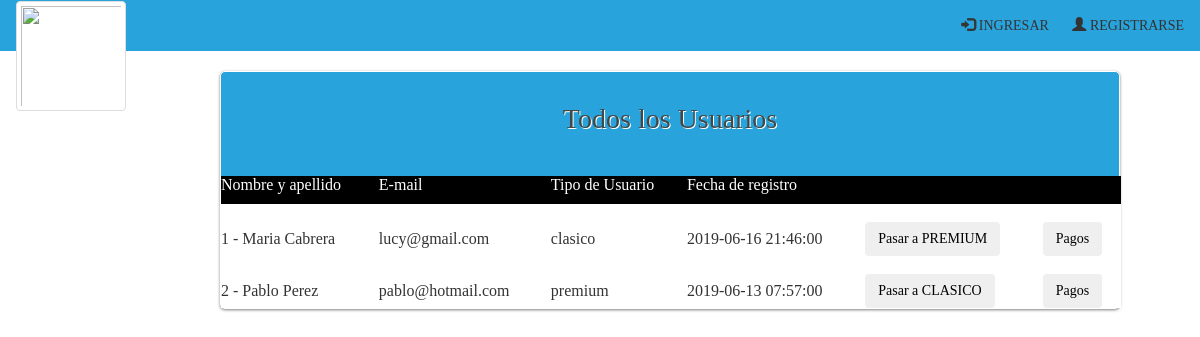
/listarTodosLosUsuarios.php, run on an earlier commit of the app's database.
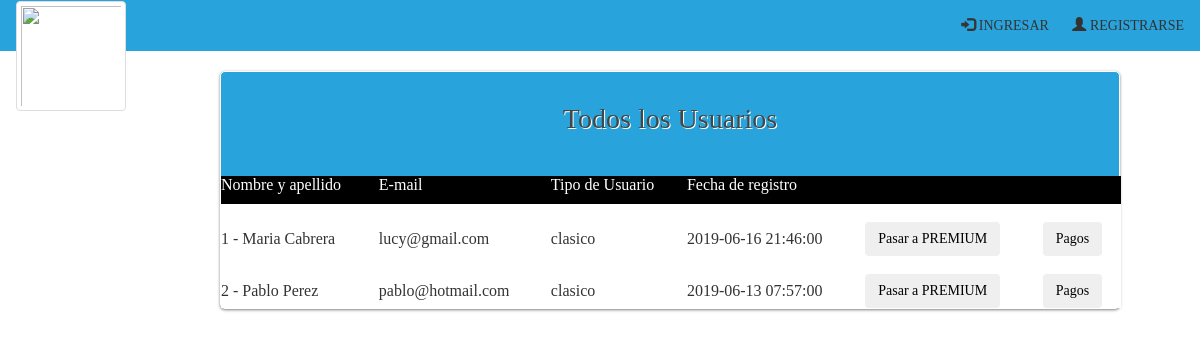
And on a later commit of the database.
### tables this page shows
CREATE TABLE `persona` (
  `IdPersona` int(11) NOT NULL,
  `dni` int(8) NOT NULL,
  `nombre` varchar(50) NOT NULL,
  `apellido` varchar(50) NOT NULL,
  `telefono` int(30) NOT NULL,
  `email` varchar(45) NOT NULL,
  `clave` varchar(11) NOT NULL,
  `tipoU` varchar(11) DEFAULT NULL,
  `rol` int(3) DEFAULT NULL,
  `credito` int(2) DEFAULT NULL,
  `ciudad` varchar(45) NOT NULL,
  `fechaNacimiento` datetime NOT NULL,
  `idTarjeta` int(11) NOT NULL,
  `fechaRegistro` datetime NOT NULL,
  `fechaModificacion` datetime NOT NULL
);

### listarTodosLosUsuarios.php (the view, shortened to what this page needs)
<html>
	<head>
<?php
		include("cabecera.php");
?>
<?php
$con=conectar();
$var_consulta= "SELECT * FROM persona WHERE rol=0 ORDER BY fechaRegistro DESC";
   $result = mysqli_query($con, $var_consulta);
   $num=mysqli_num_rows($result);
if ($num==0) {
  echo"<h4>NO HAY USUARIOS TODAVIA</h4>";
 }
else{
?>
	</head>
	<body>
		<div id="wrapper" style="margin-left: 220px;margin-top: 0px;"  >
			<form name="formulario" class="login-form" style="width:900px;background-color:#28a3db;">
				<div class="header">
					<h1> Todos los Usuarios</h1>
				</div>
					 <table  style="width:900px; background-color:#fff; ">
					 	<?php $primero = "Nombre y apellido";
                              $segundo="E-mail";
                              $tercero="Tipo de Usuario";
                              $cuarto="Fecha de registro";
                               $color = "#fff";
  ?>
 <tr style="background-color:#000000;">
  <td ><?php echo "<p><font color='".$color."'>".$primero."</font></p>";  ?> </td>
  <td ><?php echo "<p><font color='".$color."'>".$segundo."</font></p>";  ?></td>
  <td ><?php echo "<p><font color='".$color."'>".$tercero."</font></p>";  ?></td>
   <td ><?php echo "<p><font color='".$color."'>".$cuarto."</font></p>";  ?></td>
   <td >  </td>
   <td >  </td>
 </tr>
                    <?php
                    $i=1;
                    while ($row = mysqli_fetch_array($result)){
                      ?>
                         <tr>
                             <td> <br><?php echo "$i - $row[nombre] $row[apellido]" ; ?> </td>
                              <td> <br><?php echo "$row[email]"; ?> </td>
                                <td> <br><?php echo "$row[tipoU]"; ?> </td>
                                 <td> <br><?php echo "$row[fechaRegistro]"; ?> </td>
                    <?php   if($row['tipoU']=="premium"){ ?>
                              <td><br><?php echo "<a href='eliminarPremium.php?idU=".$row['IdPersona']."'> <button type='button' class='btn btn-succes'>Pasar a CLASICO</button> </a></br>" ;?>
                       <?php   }
                        else{
                       ?>
                           <td><br><?php echo "<a href='eliminarClasico.php?idU=".$row['IdPersona']."'> <button type='button' class='btn btn-succes'>Pasar a PREMIUM</button> </a></br>" ;?>
                          <?php
                            }  ?>
                      <td><br><?php echo "<a href='historialDePago.php?idU=".$row['IdPersona']."'> <button type='button' class='btn btn-succes'>Pagos</button> </a></br>" ;?>
                          </tr>
                     <?php
                     $i=$i + 1;  }
                    ?>
</table>
			</form>
			<?php } ?>
		</div>
	</body>
</html>

What changed in the data, as far as the page shows it:
changed persona "Pablo": tipoU "premium" → "clasico"; tipoU "Pasar a CLASICO" → "Pasar a PREMIUM"
